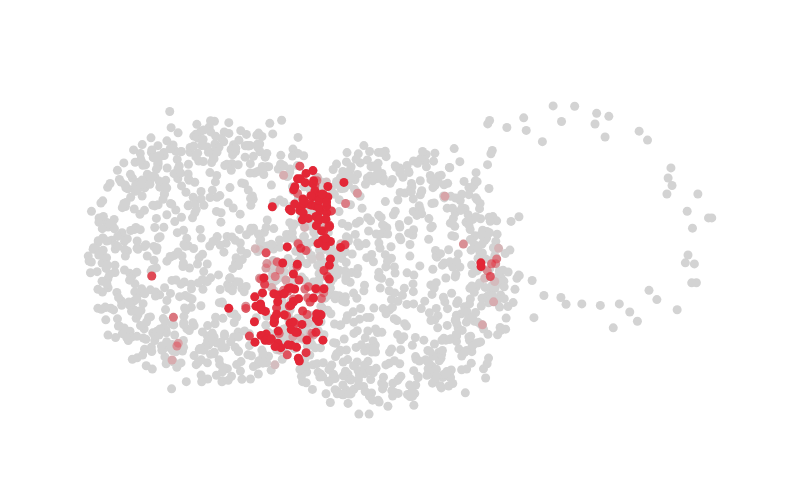

Source (notebook cell):
### Code cell
def plot_scatter_limits(data, c, lower_col_min, lower_col_max, upper_col_min, upper_col_max):

    fig = go.Figure()

    fig.add_trace(go.Scatter(x = data[:,0], 
                             y = data[:,1], 
                             mode= 'markers',
                             marker=dict(size = 9,
                                         cmid = 0,
                                         cmin = lower_col_min,
                                         cmax = lower_col_max,
                                         color="lightgray")))
    
    opacity_upper = np.clip(c, upper_col_min, upper_col_max)
    opacity_upper -= upper_col_min
    opacity_upper /= upper_col_max - upper_col_min

    fig.add_trace(go.Scatter(x = data[:,0], 
                             y = data[:,1], 
                             mode= 'markers',
                             marker=dict(size = 9,
                                         cmid = 0,
                                         color = "#166dde",
                                         opacity=opacity_upper)))
    
    opacity_lower = np.clip(c, lower_col_min, lower_col_max)
    opacity_lower -= lower_col_min
    opacity_lower /= lower_col_max - lower_col_min
    opacity_lower = 1 - opacity_lower
    
    fig.add_trace(go.Scatter(x = data[:,0], 
                             y = data[:,1], 
                             mode= 'markers',
                             marker=dict(size = 9,
                                         cmid = 0,
                                         color = "#e32636",
                                         opacity=opacity_lower)))
    fig.update_layout(width=800, 
                    height=500, 
                    showlegend=False, 
                    paper_bgcolor='rgba(0,0,0,0)', 
                    plot_bgcolor='rgba(0,0,0,0)', 
                    xaxis_visible=False, 
                    yaxis_visible=False,
                    xaxis_range = [-1.3,1.3],
                    yaxis_range = [-0.1,0.1])
    fig.update_yaxes(
        scaleanchor="x",
        scaleratio=1,
    )
    return fig

def plot_scatter_limits_3d(data, c, lower_col_min, lower_col_max, upper_col_min, upper_col_max, theta_x, theta_z):

    fig = go.Figure()
    Rz = np.array([[np.cos(theta_z),np.sin(theta_z),0],[-np.sin(theta_z),np.cos(theta_z),0],[0,0,1]])
    Rx = np.array([[1,0,0],[0,np.cos(theta_x),np.sin(theta_x)]])
    rotated_data = data @ Rz.T @ Rx.T

    fig.add_trace(go.Scatter(x = rotated_data[:,0], 
                             y = rotated_data[:,1], 
                             mode= 'markers',
                             marker=dict(size = 9,
                                         cmid = 0,
                                         cmin = lower_col_min,
                                         cmax = lower_col_max,
                                         color="lightgray")))
    
    opacity_upper = np.clip(c, upper_col_min, upper_col_max)
    opacity_upper -= upper_col_min
    opacity_upper /= upper_col_max - upper_col_min

    fig.add_trace(go.Scatter(x = rotated_data[:,0], 
                             y = rotated_data[:,1], 
                             mode= 'markers',
                             marker=dict(size = 9,
                                         cmid = 0,
                                         color = "#166dde",
                                         opacity=opacity_upper)))
    
    opacity_lower = np.clip(c, lower_col_min, lower_col_max)
    opacity_lower -= lower_col_min
    opacity_lower /= lower_col_max - lower_col_min
    opacity_lower = 1 - opacity_lower
    
    fig.add_trace(go.Scatter(x = rotated_data[:,0], 
                             y = rotated_data[:,1], 
                             mode= 'markers',
                             marker=dict(size = 9,
                                         cmid = 0,
                                         color = "#e32636",
                                         opacity=opacity_lower)))
    fig.update_layout(width=800, 
                    height=500, 
                    showlegend=False, 
                    paper_bgcolor='rgba(0,0,0,0)', 
                    plot_bgcolor='rgba(0,0,0,0)', 
                    xaxis_visible=False, 
                    yaxis_visible=False,
                    xaxis_range = [rotated_data[:,0].min() - 0.05, rotated_data[:,0].max() + 0.05],
                    yaxis_range = [rotated_data[:,1].min() - 0.05, rotated_data[:,1].max() + 0.05])
    fig.update_yaxes(
        scaleanchor="x",
        scaleratio=1,
    )
    return fig

fig1 = plot_scatter_limits_3d(test.data, val1, 3.4, 3.6, 99, 100, 1, np.pi + 0.3)
# plot_scatter_limits(test.data, val1, 0, 1, 18, 20)
fig1.show()
fig1.write_image("images/fig.png", scale = 1)

### Figure 1 — Plotly figure (JSON) as saved in the notebook; plotly's stock layout.template omitted (floating-point values rounded to 4 significant figures; data arrays with more than 128 entries replaced by an {"elided": "..."} marker saying what was removed)
{"data": [{"marker": {"cmax": 3.6, "cmid": 0, "cmin": 3.4, "color": "lightgray", "size": 9}, "mode": "markers", "type": "scatter", "x": {"elided": "1660 float values"}, "y": {"elided": "1660 float values"}}, {"marker": {"cmid": 0, "color": "#166dde", "opacity": {"elided": "1660 int values"}, "size": 9}, "mode": "markers", "type": "scatter", "x": {"elided": "1660 float values"}, "y": {"elided": "1660 float values"}}, {"marker": {"cmid": 0, "color": "#e32636", "opacity": {"elided": "1660 float values"}, "size": 9}, "mode": "markers", "type": "scatter", "x": {"elided": "1660 float values"}, "y": {"elided": "1660 float values"}}], "layout": {"height": 500, "paper_bgcolor": "rgba(0,0,0,0)", "plot_bgcolor": "rgba(0,0,0,0)", "showlegend": false, "width": 800, "xaxis": {"range": [-2.563, 2.837], "visible": false}, "yaxis": {"range": [-1.189, 1.531], "scaleanchor": "x", "scaleratio": 1, "visible": false}}}
